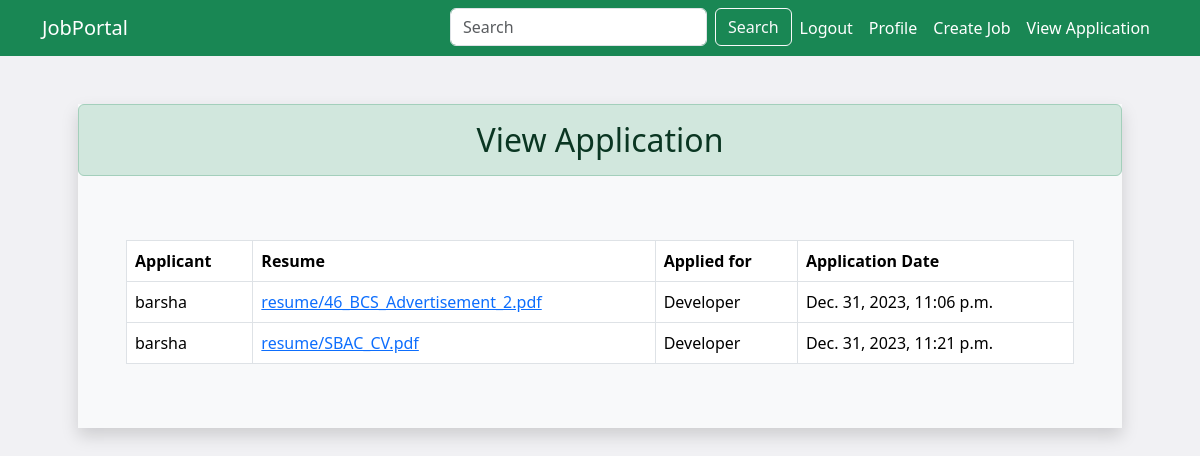
The page /view/application/ (signed in) on the database as committed earlier.
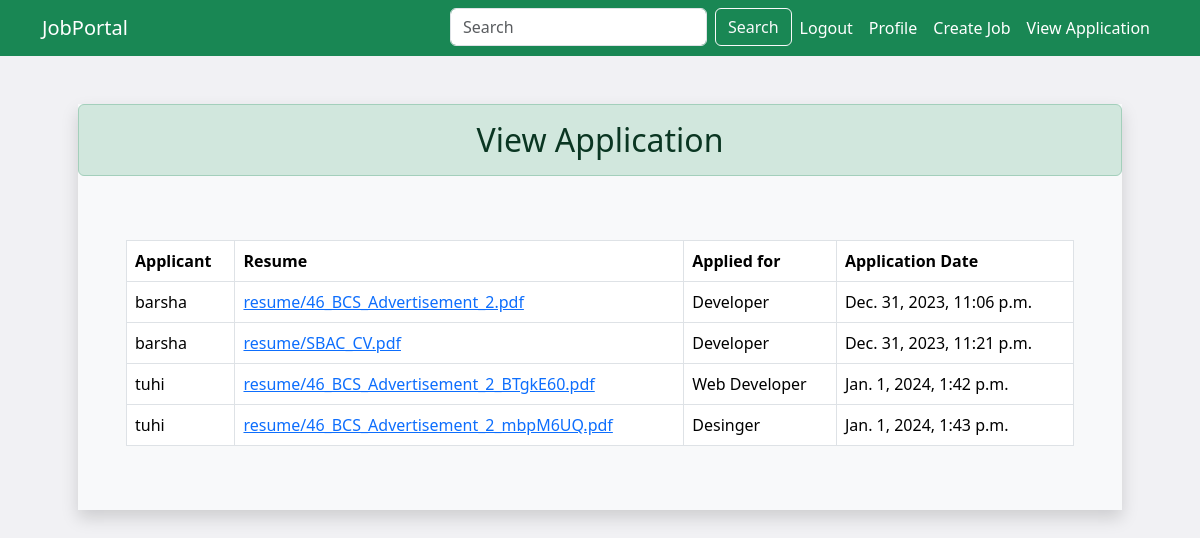
The same page on the database as committed later.
### app/models.py (models this page shows, shortened)
class JobApplication(models.Model):
    job_seeker = models.ForeignKey(CustomUser, on_delete=models.CASCADE)
    job_post = models.ForeignKey(JobPost, on_delete=models.CASCADE)
    application_date = models.DateTimeField(auto_now_add=True)
    resume = models.FileField(upload_to='resume/')

class CustomUser(AbstractUser):
    user_type = models.CharField(max_length=100)
    first_name = models.CharField(max_length=100)
    last_name = models.CharField(max_length=100)

class JobPost(models.Model):
    recruiter = models.ForeignKey(CustomUser, on_delete=models.CASCADE)
    title = models.CharField(max_length=255)
    openings = models.PositiveIntegerField()
    category = models.ForeignKey(Category, on_delete=models.CASCADE)
    description = models.TextField()
    skill_set = models.ManyToManyField(Skills)
    posted_at = models.DateTimeField(auto_now_add=True)
    updated_at = models.DateTimeField(auto_now=True)

### app/views.py (the view)
# urls.py: path('view/application/', views.view_applicants, name="view_applicants"),
def view_applicants(request):
    recruiter_job_posts = JobPost.objects.filter(recruiter=request.user)
    applications = JobApplication.objects.filter(job_post__in=recruiter_job_posts)
    return render(request, 'recruiter/view_applicants.html', {'applications': applications})

### app/templates/recruiter/view_applicants.html
{% extends "../base.html" %}
{% block content %}
<div class="container  p-5">
    <div class=" mx-auto shadow bg-light">
        <h2 class="alert alert-success text-center">View Application</h2>
        <div class="p-5">
            <div class="card-body">
                <table class="table table-bordered">
                    <thead>
                        <tr>
                            <th>Applicant</th>
                            <th>Resume</th>
                            <th>Applied for</th>
                            <th>Application Date</th>
                        </tr>
                    </thead>
                    <tbody>
                        {% for application in applications %}
                        <tr>
                            <td>{{ application.job_seeker.username }}</td>
                            <td><a href="{{ application.resume.url }}" target="_blank">{{ application.resume.name }}</a></td>
                            <td>{{ application.job_post.title }}</td>
                            <td>{{ application.application_date }}</td>
                        </tr>
                        {% endfor %}
                    </tbody>
                </table>
            </div>
        </div>
    </div>
</div>
{% endblock content %}

Rows that differ between the two databases and show on the page:
added JobApplication: job_seeker.username "tuhi", resume.name "resume/46_BCS_Advertisement_2_BTgkE60.pdf", job_post "Web Developer", application_date "Jan. 1, 2024, 1:42 p.m."
added JobApplication: job_seeker.username "tuhi", resume.name "resume/46_BCS_Advertisement_2_mbpM6UQ.pdf", job_post "Desinger", application_date "Jan. 1, 2024, 1:43 p.m."
